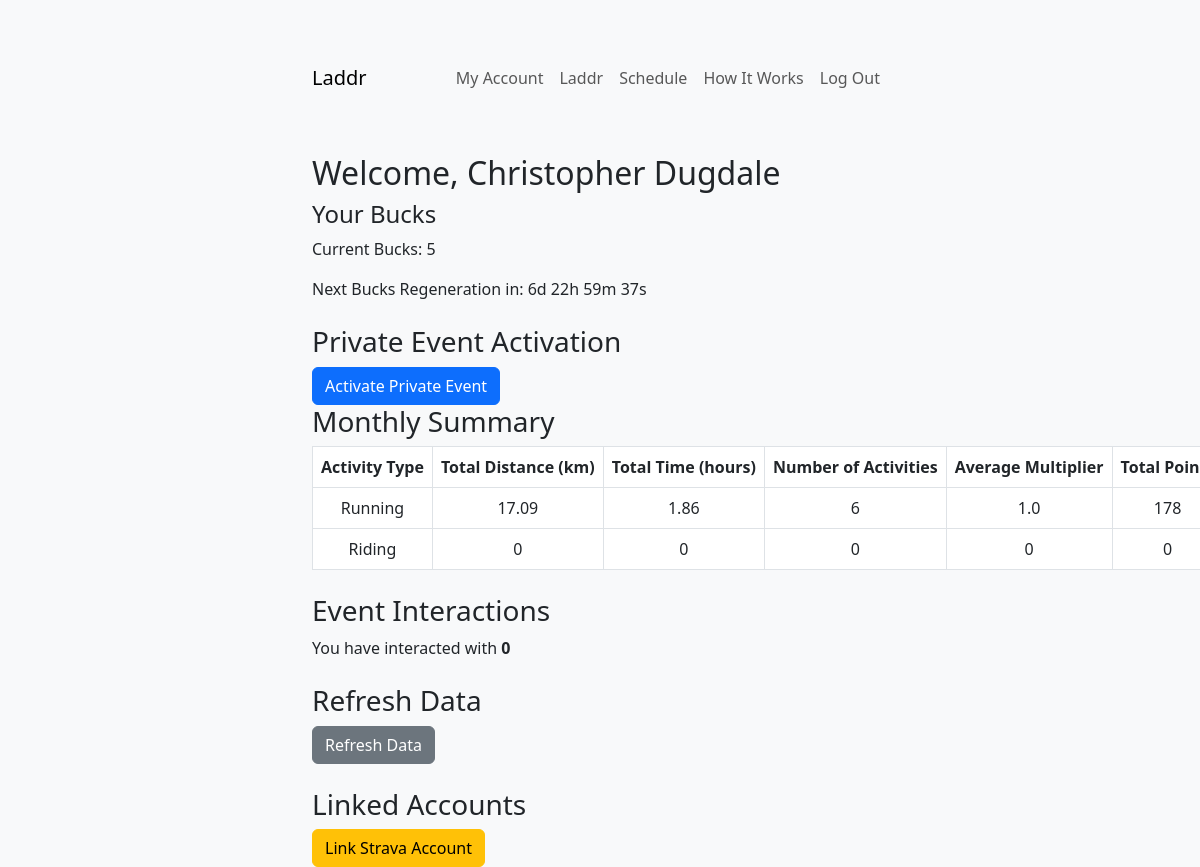
/account (signed in), run on the app's committed database.
### app/models.py (models this page shows, shortened)
class User(db.Model):
    __tablename__ = 'users'
    id = db.Column(db.Integer, primary_key=True)
    username = db.Column(db.String(50), unique=True, nullable=False)  # New field
    first_name = db.Column(db.String(50), nullable=False)
    last_name = db.Column(db.String(50), nullable=False)
    email = db.Column(db.String(120), unique=True, nullable=False)
    password_hash = db.Column(db.String(128), nullable=False)
    strava_id = db.Column(db.String(50), nullable=True)  # Stores Strava user ID
    strava_access_token = db.Column(db.String(255), nullable=True)
    strava_refresh_token = db.Column(db.String(255))
    strava_expires_at = db.Column(db.Integer)    # Stores Strava access token
    bucks = db.Column(db.Integer, default=5)  # Weekly Bucks balance
    last_bucks_update = db.Column(db.DateTime, default=datetime.utcnow)
    private_event_ends = db.Column(db.DateTime, nullable=True)  # End time for private event
    last_activated = db.Column(db.DateTime, nullable=True)  # Last activation time for weekly cooldown
    linked_accounts = db.Column(db.Boolean, default=False)  # Example field for linked accounts
    overall_points = db.Column(db.Integer, default=0)
    monthly_data = db.Column(db.JSON, default={
        'run': {'distance': 0, 'pace': 0, 'points': 0, 'avg_multiplier': 1},
        'ride': {'distance': 0, 'pace': 0, 'points': 0, 'avg_multiplier': 1},
    }) # Cached monthly totals
    yearly_data = db.Column(db.JSON, nullable=True)   # Cached yearly totals
    monthly_last_updated = db.Column(db.DateTime, nullable=True)  # Last updated timestamp for monthly data
    yearly_last_updated = db.Column(db.DateTime, nullable=True)   # Last updated timestamp for yearly data
    def can_activate(self):
        return True # If no prior activation, activation is allowed
    def private_event_active(self):
        if self.private_event_ends:
            private_event_ends_brisbane = BRISBANE_TZ.localize(self.private_event_ends)
            now_brisbane = datetime.now(BRISBANE_TZ)
            return now_brisbane < private_event_ends_brisbane
        return False

### app/routes.py (the view)
@main.route('/account')
def account():
    if 'user_id' not in session:
        flash('You need to log in first.', 'warning')
        return redirect(url_for('main.login'))
    user_id = session['user_id']
    user = User.query.get(user_id)
    if not user:
        flash('User not found. Please log in again.', 'danger')
        return redirect(url_for('main.login'))
    now_brisbane = datetime.now(BRISBANE_TZ)
    private_event_active = user.private_event_active()
    can_activate = user.can_activate()
    private_event_ends = user.private_event_ends.astimezone(BRISBANE_TZ).isoformat() if user.private_event_ends else None
    next_activation_time = (user.last_activated + timedelta(days=7)).astimezone(BRISBANE_TZ).isoformat() if user.last_activated else None
    bucks_reset_time = None
    if user.last_bucks_update:
        next_regeneration_time = user.last_bucks_update + timedelta(weeks=1)
        now_utc = datetime.utcnow()
        if next_regeneration_time > now_utc:
            bucks_reset_time = int((next_regeneration_time - now_utc).total_seconds())  # Time left in seconds
        else:
            bucks_reset_time = 0  # Bucks should already be regenerated
    print(bucks_reset_time)
    print(user.monthly_data)
    totals = user.monthly_data or {
            'run': {'distance': 0, 'time': 0, 'pace': 0, 'points': 0, 'avg_distance': 0, 'avg_multiplier': 0, 'count': 0},
            'ride': {'distance': 0, 'time': 0, 'pace': 0, 'points': 0, 'avg_distance': 0, 'avg_multiplier': 0, 'count': 0},
        }
    return render_template(
        'account.html',
        user=user,
        private_event_active=private_event_active,
        can_activate=can_activate,
        private_event_ends=private_event_ends,
        next_activation_time=next_activation_time,
        bucks_reset_time=bucks_reset_time,
        totals=totals
    )

### app/templates/account.html (shortened to what this page needs)
{% extends 'base.html' %}
{% block content %}
<h2 class="mt-5">Welcome, {{ user.first_name }} {{ user.last_name }}</h2>
<div class="bucks-countdown">
    <h4>Your Bucks</h4>
    <p>Current Bucks: {{ user.bucks }}</p>
    {% if bucks_reset_time > 0 %}
        <p>Next Bucks Regeneration in: <span id="bucks-timer"></span></p>
    {% else %}
        <p>Bucks are fully regenerated!</p>
    {% endif %}
</div>
<div class="mt-4">
    <h3>Private Event Activation</h3>
    {% if private_event_active %}
        <p class="text-success">
            Private event is active! Time left:
            <span id="privateEventCountdown">{{ private_event_ends }}</span>
        </p>
    {% else %}
        <button class="btn btn-primary" id="activateButton" {% if not can_activate %}disabled{% endif %}>
            Activate Private Event
        </button>
    {% endif %}
</div>
<h3>Monthly Summary</h3>
<table class="table table-bordered">
    <thead>
        <tr>
            <th>Activity Type</th>
            <th>Total Distance (km)</th>
            <th>Total Time (hours)</th>
            <th>Number of Activities</th>
            <th>Average Multiplier</th>
            <th>Total Points</th>
        </tr>
    </thead>
    <tbody>
        <tr>
            <td>Running</td>
            <td>{{ totals.run.distance | round(2) }}</td>
            <td>{{ totals.run.time | round(2) }}</td>
            <td>{{ totals.run.count }}</td>
            <td>{{ totals.run.avg_multiplier | default(1) | round(2) }}</td>
            <td>{{ totals.run.points }}</td>
        </tr>
        <tr>
            <td>Riding</td>
            <td>{{ totals.ride.distance | round(2) }}</td>
            <td>{{ totals.ride.time | round(2) }}</td>
            <td>{{ totals.ride.count }}</td>
            <td>{{ totals.ride.avg_multiplier | default(1)| round(2) }}</td>
            <td>{{ totals.ride.points }}</td>
        </tr>
    </tbody>
</table>
<h3 class="mt-4">Event Interactions</h3>
<p>You have interacted with <strong>{{ totals['event_interactions'] }}</strong>
<div class="mt-4">
    <h3>Refresh Data</h3>
    <button class="btn btn-secondary" id="refreshDataButton">Refresh Data</button>
</div>
<div class="mt-4">
    <h3>Linked Accounts</h3>
    {% if linked_accounts %}
        <p>Your Strava account is linked.</p>
        <button class="btn btn-secondary me-2" id="refreshDataButton">Refresh Data</button>
        <a href="{{ url_for('main.link_strava') }}" class="btn btn-warning">Relink Strava</a>
    {% else %}
        <a href="{{ url_for('main.link_strava') }}" class="btn btn-warning">Link Strava Account</a>
    {% endif %}
</div>
{% endblock %}

### app/templates/base.html (shortened to what this page needs)
<!DOCTYPE html>
<html lang="en">
<head>
    <link href="https://cdn.jsdelivr.net/npm/bootstrap@5.3.0/dist/css/bootstrap.min.css" rel="stylesheet">
    <link href="https://cdn.jsdelivr.net/npm/bootstrap-icons/font/bootstrap-icons.css" rel="stylesheet">
    <link rel="stylesheet" href="https://unpkg.com/leaflet@1.7.1/dist/leaflet.css" />
    <link rel="stylesheet" href="{{ url_for('static', filename='styles.css') }}">
    <link rel="stylesheet" href="https://cdnjs.cloudflare.com/ajax/libs/selectize.js/0.12.6/css/selectize.default.min.css" />
</head>
<body>
    <nav class="navbar navbar-expand-lg navbar-light bg-light">
        <div class="container">
            <a class="navbar-brand" href="{{ url_for('main.index') }}">Laddr</a>
            <div class="collapse navbar-collapse" id="navbarNav">
                <ul class="navbar-nav ms-auto">
                    {% if session.get('user_id') %}
                        <li class="nav-item">
                            <a class="nav-link" href="{{ url_for('main.account') }}">My Account</a>
                        </li>
                        <li class="nav-item">
                            <a class="nav-link" href="{{ url_for('main.leaderboard') }}">Laddr</a>
                        </li>
                        <li class="nav-item">
                            <a class="nav-link" href="{{ url_for('main.schedule') }}">Schedule</a>
                        </li>
                        <li class="nav-item">
                            <a class="nav-link" href="{{ url_for('main.how_it_works') }}">How It Works</a>
                        </li>
                        <li class="nav-item">
                            <a class="nav-link" href="{{ url_for('main.logout') }}">Log Out</a>
                        </li>
                    {% endif %}
                </ul>
            </div>
        </div>
    </nav>
    <div class="container mt-4">
        {% block content %}{% endblock %}
    </div>
</body>
</html>

### app/static/styles.css (style rules this page uses)
body { background-color: #f8f9fa; }
.container { margin-top: 50px; max-width: 600px; }
table { white-space: nowrap; }
th, td { text-align: center; vertical-align: middle; }

### data on the page
User: first_name "Christopher", last_name "Dugdale", bucks "5"

### other printed values
{{ totals.run.distance | round(2) }} "17.09"
{{ totals.run.time | round(2) }} "1.86"
{{ totals.run.count }} "6"
{{ totals.run.avg_multiplier | default(1) | round(2) }} "1.0"
{{ totals.run.points }} "178"
{{ totals.ride.distance | round(2) }} "0"
{{ totals.ride.time | round(2) }} "0"
{{ totals.ride.count }} "0"
{{ totals.ride.avg_multiplier | default(1)| round(2) }} "0"
{{ totals.ride.points }} "0"
{{ totals['event_interactions'] }} "0"
